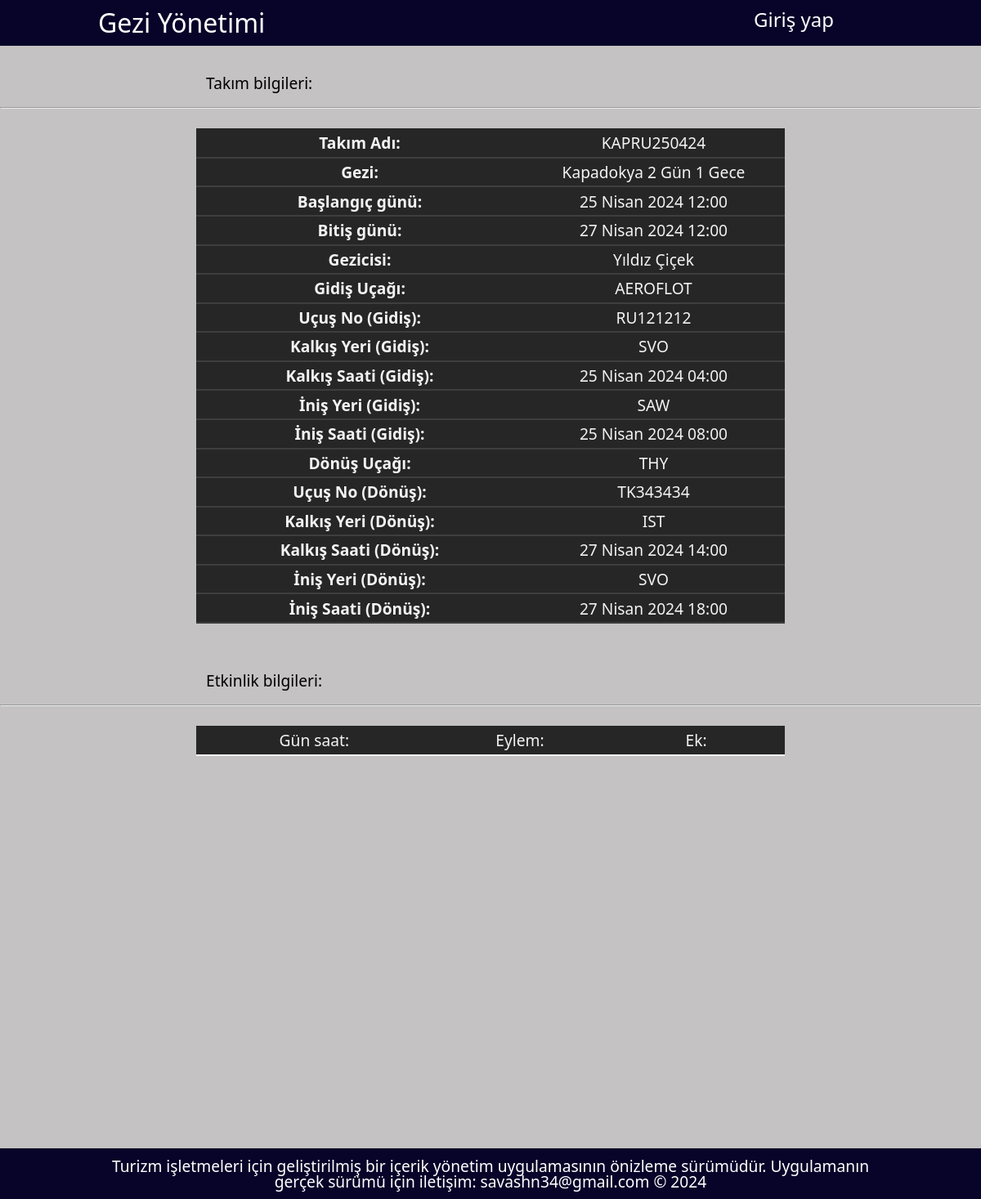
/kapru250424, run on the app's committed database.
### geziuygulamasi/models.py (models this page shows, shortened)
class Takimlar(models.Model):
    takim_adi = models.CharField(max_length=50, null=True)
    gezi = models.ForeignKey(Geziler, on_delete=models.CASCADE)
    baslangic = models.DateTimeField(null=False)
    bitis = models.DateTimeField(null=False)
    gezicisi = models.ForeignKey(Geziciler, on_delete=models.CASCADE)
    gidis_ucagi = models.ForeignKey(Ucaklar, related_name='gidis_ucagi', on_delete=models.CASCADE)
    gidis_ucus_no = models.CharField(max_length=50)
    gidis_ucak_kalkis_yeri = models.ForeignKey(Ucus_Alanlari, null=True, related_name='gidis_ucak_kalkis_yeri', on_delete=models.CASCADE)
    gidis_ucak_kalkis = models.DateTimeField(null=True)
    gidis_ucak_inis_yeri = models.ForeignKey(Ucus_Alanlari, null=True, related_name='gidis_ucak_inis_yeri', on_delete=models.CASCADE)
    gidis_ucak_inis = models.DateTimeField(null=True)
    donus_ucagi = models.ForeignKey(Ucaklar, null=True, related_name='donus_ucagi', on_delete=models.CASCADE)
    donus_ucus_no = models.CharField(max_length=50)
    donus_ucak_kalkis_yeri = models.ForeignKey(Ucus_Alanlari, null=True, related_name='donus_ucak_kalkis_yeri', on_delete=models.CASCADE)
    donus_ucak_kalkis = models.DateTimeField(null=True)
    donus_ucak_inis_yeri = models.ForeignKey(Ucus_Alanlari, null=True, related_name='donus_ucak_inis_yeri', on_delete=models.CASCADE)
    donus_ucak_inis = models.DateTimeField(null=True)
    slug = models.SlugField(null=True, blank=True, unique=True, db_index=True)

class Geziler(models.Model):
    gezi = models.CharField(max_length=250)
    gun_sayisi = models.IntegerField(default=0)
    gece_sayisi = models.IntegerField(default=0)
    def __str__(self):
        return f"{self.gezi} {self.gun_sayisi} gün {self.gece_sayisi} gece"

class Geziciler(models.Model):
    ad = models.CharField(max_length=100)
    gobek_adi = models.CharField(max_length=100, null=True, blank=True)
    soyad = models.CharField(max_length=100)
    dil = models.ManyToManyField(Diller)
    cinsiyet = models.ForeignKey(Cinsiyetler, on_delete=models.CASCADE)
    dogum = models.DateField()
    uyruk = models.ForeignKey(Uyruklar, on_delete=models.CASCADE)
    kimlik_no = models.CharField(max_length=100)
    e_posta = models.CharField(max_length=100)
    telefon = models.CharField(max_length=50)
    yakin_ad = models.CharField(max_length=100)
    yakinlik = models.ForeignKey(Yakinliklar, on_delete=models.CASCADE)
    yakin_tel = models.CharField(max_length=50)
    slug = models.SlugField(null=True, blank=True, unique=True, db_index=True)
    def __str__(self):
        return f"{self.ad} {self.soyad}"

class Ucaklar(models.Model):
    ucak = models.CharField(max_length=50)
    def __str__(self):
        return self.ucak

class Ucus_Alanlari(models.Model):
    ucus_alani = models.CharField(max_length=100)
    def __str__(self):
        return self.ucus_alani

### geziuygulamasi/views.py (the view)
# urls.py: path("<slug:slug>", views.takim, name="takim"),
def takim(request, slug):
    takim = Takimlar.objects.filter(slug=slug)
    user_agent = get_user_agent(request)
    context = {
        "takim": takim,
        "etkinlikler": Etkinlik_Ayrintilari.objects.filter(takim__slug=slug),
        "gezginler": Gezginler.objects.filter(takim__slug=slug),
        "user_agent": user_agent,
    }
    return render(request, "takim.html", context)

### geziuygulamasi/templates/takim.html (shortened to what this page needs)
{% extends "base.html" %}
{% block content %}
<div class="icerik"><h3>Takım bilgileri:</h3></div><hr><br>
{% for t in takim %}
    <table>
        <tbody>
          <tr onmouseover="dizinBelirt(true, this)" onmouseout="dizinBelirt(false, this)">
            <th>Takım Adı:</th>
            <td>{{ t.takim_adi|upper }}</td>
          </tr>
          <tr onmouseover="dizinBelirt(true, this)" onmouseout="dizinBelirt(false, this)">
            <th>Gezi:</th>
            <td>{{ t.gezi|title }}</td>
          </tr>
          <tr onmouseover="dizinBelirt(true, this)" onmouseout="dizinBelirt(false, this)">
            <th>Başlangıç günü:</th>
            <td>{{ t.baslangic }}</td>
          </tr>
          <tr onmouseover="dizinBelirt(true, this)" onmouseout="dizinBelirt(false, this)">
            <th>Bitiş günü:</th>
            <td>{{ t.bitis }}</td>
          </tr>
          <tr onmouseover="dizinBelirt(true, this)" onmouseout="dizinBelirt(false, this)">
            <th>Gezicisi:</th>
            <td>{{ t.gezicisi|title }}</td>
          </tr>
          <tr onmouseover="dizinBelirt(true, this)" onmouseout="dizinBelirt(false, this)">
            <th>Gidiş Uçağı:</th>
            <td>{{ t.gidis_ucagi|upper }}</td>
          </tr>
          <tr onmouseover="dizinBelirt(true, this)" onmouseout="dizinBelirt(false, this)">
            <th>Uçuş No (Gidiş):</th>
            <td>{{ t.gidis_ucus_no|upper }}</td>
          </tr>
          <tr onmouseover="dizinBelirt(true, this)" onmouseout="dizinBelirt(false, this)">
            <th>Kalkış Yeri (Gidiş):</th>
            <td>{{ t.gidis_ucak_kalkis_yeri|upper }}</td>
          </tr>
          <tr onmouseover="dizinBelirt(true, this)" onmouseout="dizinBelirt(false, this)">
            <th>Kalkış Saati (Gidiş):</th>
            <td>{{ t.gidis_ucak_kalkis }}</td>
          </tr>
          <tr onmouseover="dizinBelirt(true, this)" onmouseout="dizinBelirt(false, this)">
            <th>İniş Yeri (Gidiş):</th>
            <td>{{ t.gidis_ucak_inis_yeri|upper }}</td>
          </tr>
          <tr onmouseover="dizinBelirt(true, this)" onmouseout="dizinBelirt(false, this)">
            <th>İniş Saati (Gidiş):</th>
            <td>{{ t.gidis_ucak_inis }}</td>
          </tr>
          <tr onmouseover="dizinBelirt(true, this)" onmouseout="dizinBelirt(false, this)">
            <th>Dönüş Uçağı:</th>
            <td>{{ t.donus_ucagi|upper }}</td>
          </tr>
          <tr onmouseover="dizinBelirt(true, this)" onmouseout="dizinBelirt(false, this)">
            <th>Uçuş No (Dönüş):</th>
            <td>{{ t.donus_ucus_no|upper }}</td>
          </tr>
          <tr onmouseover="dizinBelirt(true, this)" onmouseout="dizinBelirt(false, this)">
            <th>Kalkış Yeri (Dönüş):</th>
            <td>{{ t.donus_ucak_kalkis_yeri|upper }}</td>
          </tr>
          <tr onmouseover="dizinBelirt(true, this)" onmouseout="dizinBelirt(false, this)">
            <th>Kalkış Saati (Dönüş):</th>
            <td>{{ t.donus_ucak_kalkis }}</td>
          </tr>
          <tr onmouseover="dizinBelirt(true, this)" onmouseout="dizinBelirt(false, this)">
            <th>İniş Yeri (Dönüş):</th>
            <td>{{ t.donus_ucak_inis_yeri|upper }}</td>
          </tr>
          <tr onmouseover="dizinBelirt(true, this)" onmouseout="dizinBelirt(false, this)">
            <th>İniş Saati (Dönüş):</th>
            <td>{{ t.donus_ucak_inis }}</td>
          </tr>
        </tbody>
      </table>
{% endfor %}
<br><br><br>
<div class="icerik"><h3>Etkinlik bilgileri:</h3></div><hr><br>
<table>
  <thead>
    <th>Gün saat:</th>
    <td>Eylem:</td>
    <td>Ek:</td>
    </thead>
</table>
{% endblock %}

### templates/base.html (shortened to what this page needs)
{% load static %}
<!DOCTYPE html>
<html lang="tr">
<head>
    <link rel="stylesheet" href="{% static 'css/style.css' %}">
</head>
<body>
    <header>
        <h1 id="ad"><a href="{% url 'baslangic' %}">Gezi Yönetimi</a></h1>
        {% if user_agent.is_mobile %}
        <div class='sidenav' id='sidebarNav'>
            <a href='javascript:void(0)' class='closeBtn' onclick='closeNav()'>&times;</a>
            {% include "partials/_gezinme.html" %}
        </div>
        <span class='open' onclick='openNav()'>&#9776;</span>
        {% else %}
        <h2 id="secenekler">
            {% if user.is_authenticated %}
                {% if user.get_full_name %}
                    <a href="{% url 'gezici' slug=user.username %}">{{ user.get_full_name|title }}</a>
                {% else %}
                    <a href="{% url 'admin:index' %}">{{ user.username }}</a>
                {% endif %}
                &emsp;
                <a href="{% url "cikis" %}">Oturumu kapat</a></li>
            {% elif not user.is_authenticated %}
                <a href="{% url "giris" %}">Giriş yap</a>
            {% endif %}
        {% endif %}
    </header>
    <div class="govde">
    {% block content %}{% endblock %}
    </div>
    <footer>
        <h4>Turizm işletmeleri için geliştirilmiş bir içerik yönetim uygulamasının önizleme sürümüdür. Uygulamanın gerçek sürümü için iletişim: savashn34@gmail.com &copy; 2024</h4>
    </footer>
</body>
</html>

### static/css/style.css (style rules this page uses)
body { background-color: rgb(196, 194, 194); color: black; font-family: system-ui, -apple-system, BlinkMacSystemFont, 'Segoe UI', Roboto, Oxygen, Ubuntu, Cantarell, 'Open Sans', 'Helvetica Neue', sans-serif; }
header { display: flex; background-color: rgb(7, 3, 41); }
header a { color: white; text-decoration: none; }
h1 { font-size: xx-large; margin: 1% 10%; }
h2 { margin: 1% 15%; }
h3 { font-weight: 500; }
h4 { font-size: larger; }
#ad { width: 60%; text-align: left; justify-content: left; }
#secenekler { width: 70%; text-align: right; justify-content: right; font-size: 24px; }
.icerik { font-size: larger; padding: 1% 1%; margin: 0 20%; }
.govde { margin: 2% 0; }
table { margin: 0 20%; width: 60%; border: 1px solid white; background-color: black; color: white; opacity: 0.8; }
thead { border-bottom: 2.5px solid white; }
thead th { font-weight: 500; }
tbody tr { border-bottom: 2px solid rgb(30, 30, 30); }
th { font-weight: 700; border: 1px solid black; padding: 1% 3%; width: 20%; font-size: larger; }
td { border: 1px solid black; padding: 1% 3%; font-size: larger; width: 15%; text-align: center; }
footer { justify-content: center; text-align: center; margin-top: 40%; margin-bottom: 0; background-color: rgb(7, 3, 41); padding: 1% 10%; color: white; }

### data on the page
Takimlar: takim_adi "KAPRU250424", gezi "Kapadokya 2 Gün 1 Gece", baslangic "25 Nisan 2024 12:00", bitis "27 Nisan 2024 12:00", gezicisi "Yıldız Çiçek", gidis_ucagi "AEROFLOT", gidis_ucus_no "RU121212", gidis_ucak_kalkis_yeri "SVO", gidis_ucak_kalkis "25 Nisan 2024 04:00", gidis_ucak_inis_yeri "SAW", gidis_ucak_inis "25 Nisan 2024 08:00", donus_ucagi "THY", donus_ucus_no "TK343434", donus_ucak_kalkis_yeri "IST", donus_ucak_kalkis "27 Nisan 2024 14:00", donus_ucak_inis_yeri "SVO", donus_ucak_inis "27 Nisan 2024 18:00"
